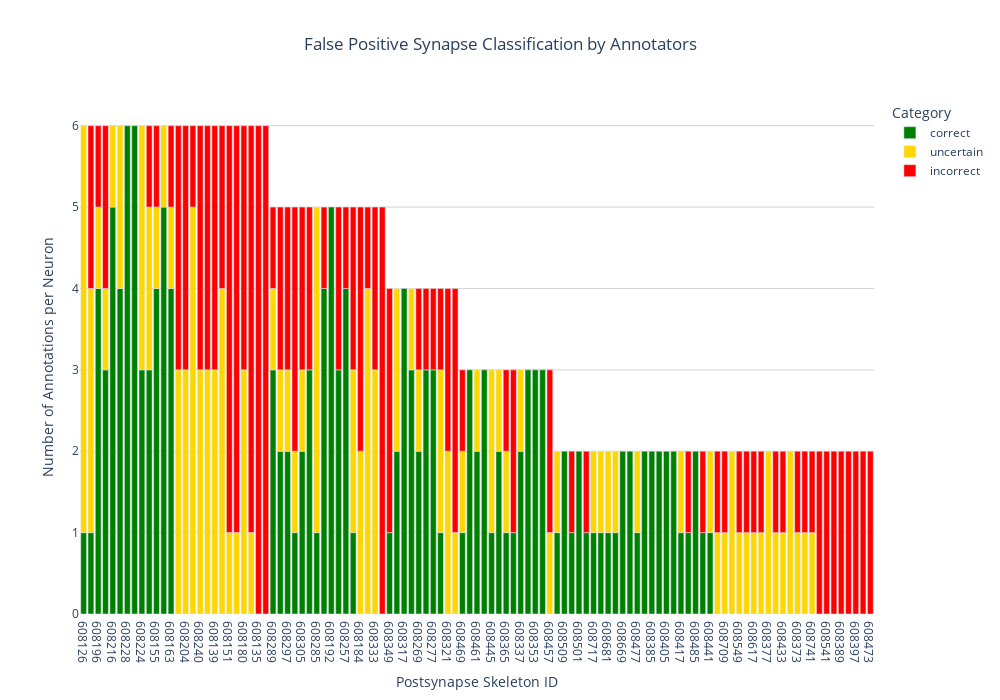

Here is the notebook cell this chart was saved with:
### Code cell
import pandas as pd
import plotly.express as px


# Convert to DataFrame
df = pd.read_csv('~/Documents/CATMAID/pymaid/9_analysisfromproofread/octo_cube2/classificationocto2.csv')
annotators = df.columns[1:-1].tolist()

# Remove rows where 'annotations_per_neuron' is less than 1
df_filtered = df[df["annotations_per_neuron"] >= 2]

# Sort by 'annotations_per_neuron' in descending order
df_filtered = df_filtered.sort_values(by="annotations_per_neuron", ascending=False)

# Extract annotators (excluding 'skeleton_id' and 'annotations_per_neuron')
annotators = df_filtered.columns[1:-1].tolist()

# Transform data for visualization
df_melted = df_filtered.melt(id_vars=["skeleton_id", "annotations_per_neuron"], 
                             value_vars=annotators, 
                             var_name="Annotator", 
                             value_name="Category")

# Group by skeleton_id and category to count occurrences and aggregate annotators
df_summary = df_melted.groupby(["skeleton_id", "Category"]).agg(
    Annotation=("Category", "count"),  # Count occurrences
    Annotators=("Annotator", lambda x: ", ".join(sorted(x)))  # List annotators
).reset_index()

# Merge to keep annotations per neuron
df_summary = df_summary.merge(df_filtered[["skeleton_id", "annotations_per_neuron"]].drop_duplicates(), on="skeleton_id")

# **NEW FIX**: Ensure skeleton_id is sorted by annotations_per_neuron before plotting
df_summary = df_summary.sort_values(by="annotations_per_neuron", ascending=False)

# Plot with Plotly Express, adding hover text with annotators
fig = px.bar(df_summary, 
             x="skeleton_id", 
             y="Annotation", 
             color="Category",
             title="False Positive Synapse Classification by Annotators",
             color_discrete_map={"correct": "green", "uncertain": "gold", "incorrect": "red"},
             hover_data={"Annotators": True, "annotations_per_neuron": True})

# Update layout
fig.update_layout(
    width=1000, 
    height=700,
    title={
        'text': 'False Positive Synapse Classification by Annotators',
        'x': 0.5,
        'xanchor': 'center'
    },
    yaxis=dict(
        title="Number of Annotations per Neuron",
        showgrid=True,
        gridcolor='lightgray',
        gridwidth=1
    ),
    xaxis=dict(
        title="Postsynapse Skeleton ID",
        categoryorder="total descending"  
    ),
    plot_bgcolor='white'
)

# Show figure
fig.show()
fig.write_html("annotations_plot.html")

### Figure 1 — Plotly figure (JSON) as saved in the notebook; plotly's stock layout.template omitted (floating-point values rounded to 4 significant figures; data arrays with more than 128 entries replaced by an {"elided": "..."} marker saying what was removed)
{"data": [{"alignmentgroup": "True", "customdata": {"elided": "67x2 mixed values"}, "hovertemplate": "Category=correct<br>skeleton_id=%{x}<br>Annotation=%{y}<br>Annotators=%{customdata[0]}<br>annotations_per_neuron=%{customdata[1]}<extra></extra>", "legendgroup": "correct", "marker": {"color": "green", "pattern": {"shape": ""}}, "name": "correct", "offsetgroup": "correct", "orientation": "v", "showlegend": true, "textposition": "auto", "type": "bar", "x": ["608126", "608188", "608196", "608208", "608216", "608220", "608228", "608232", "608224", "608159", "608155", "608131", "608163", "608289", "608293", "608297", "608301", "608305", "608329", "608285", "608261", "608192", "608249", "608257", "608265", "608349", "608341", "608317", "608325", "608269", "608273", "608277", "608281", "608469", "608465", "608461", "608453", "608445", "608357", "608365", "608369", "608337", "608345", "608353", "608361", "608537", "608509", "608505", "608501", "608497", "608717", "608697", "608681", "608673", "608669", "608561", "608477", "608381", "608385", "608401", "608405", "608409", "608417", "608425", "608485", "608437", "608441"], "xaxis": "x", "y": [1, 1, 4, 3, 5, 4, 6, 6, 3, 3, 4, 5, 4, 3, 2, 2, 1, 2, 3, 1, 4, 5, 3, 4, 1, 1, 2, 4, 3, 2, 3, 3, 1, 1, 3, 2, 3, 1, 2, 1, 1, 2, 3, 3, 3, 1, 2, 1, 2, 1, 1, 1, 1, 1, 2, 2, 1, 2, 2, 2, 2, 2, 1, 1, 2, 1, 1], "yaxis": "y"}, {"alignmentgroup": "True", "customdata": {"elided": "67x2 mixed values"}, "hovertemplate": "Category=uncertain<br>skeleton_id=%{x}<br>Annotation=%{y}<br>Annotators=%{customdata[0]}<br>annotations_per_neuron=%{customdata[1]}<extra></extra>", "legendgroup": "uncertain", "marker": {"color": "gold", "pattern": {"shape": ""}}, "name": "uncertain", "offsetgroup": "uncertain", "orientation": "v", "showlegend": true, "textposition": "auto", "type": "bar", "x": ["608188", "608196", "608200", "608204", "608208", "608212", "608216", "608220", "608224", "608240", "608244", "608126", "608131", "608139", "608147", "608151", "608155", "608159", "608171", "608180", "608176", "608163", "608285", "608289", "608293", "608184", "608297", "608301", "608305", "608253", "608265", "608333", "608325", "608341", "608321", "608313", "608269", "608281", "608469", "608461", "608457", "608445", "608365", "608337", "608357", "608489", "608537", "608681", "608717", "608709", "608697", "608685", "608549", "608677", "608673", "608617", "608421", "608377", "608413", "608417", "608433", "608441", "608449", "608373", "608477", "608481", "608741"], "xaxis": "x", "y": [3, 1, 3, 3, 1, 5, 1, 2, 3, 3, 3, 5, 1, 3, 4, 1, 1, 2, 1, 3, 1, 1, 4, 1, 1, 2, 1, 1, 1, 4, 2, 3, 1, 2, 2, 1, 1, 2, 1, 1, 1, 2, 1, 1, 1, 1, 1, 1, 1, 1, 1, 2, 1, 1, 1, 1, 1, 2, 1, 1, 1, 1, 2, 1, 1, 1, 1], "yaxis": "y"}, {"alignmentgroup": "True", "customdata": {"elided": "67x2 mixed values"}, "hovertemplate": "Category=incorrect<br>skeleton_id=%{x}<br>Annotation=%{y}<br>Annotators=%{customdata[0]}<br>annotations_per_neuron=%{customdata[1]}<extra></extra>", "legendgroup": "incorrect", "marker": {"color": "red", "pattern": {"shape": ""}}, "name": "incorrect", "offsetgroup": "incorrect", "orientation": "v", "showlegend": true, "textposition": "auto", "type": "bar", "x": ["608196", "608200", "608204", "608208", "608212", "608240", "608244", "608188", "608147", "608159", "608135", "608139", "608143", "608151", "608155", "608180", "608176", "608171", "608163", "608297", "608289", "608293", "608301", "608305", "608309", "608329", "608261", "608249", "608253", "608257", "608184", "608265", "608333", "608349", "608321", "608273", "608313", "608269", "608277", "608281", "608469", "608369", "608457", "608365", "608529", "608373", "608505", "608497", "608541", "608549", "608741", "608709", "608677", "608617", "608493", "608489", "608389", "608393", "608397", "608413", "608421", "608425", "608429", "608433", "608437", "608473", "608481"], "xaxis": "x", "y": [1, 3, 3, 2, 1, 3, 3, 2, 2, 1, 6, 3, 6, 5, 1, 3, 5, 5, 1, 2, 1, 2, 3, 2, 5, 2, 1, 2, 1, 1, 3, 2, 2, 3, 2, 1, 3, 1, 1, 1, 1, 2, 2, 1, 2, 1, 1, 1, 2, 1, 1, 1, 1, 1, 2, 1, 2, 2, 2, 1, 1, 1, 2, 1, 1, 2, 1], "yaxis": "y"}], "layout": {"barmode": "relative", "height": 700, "legend": {"title": {"text": "Category"}, "tracegroupgap": 0}, "plot_bgcolor": "white", "title": {"text": "False Positive Synapse Classification by Annotators", "x": 0.5, "xanchor": "center"}, "width": 1000, "xaxis": {"anchor": "y", "autorange": true, "categoryorder": "total descending", "domain": [0, 1], "range": [-0.5, 108.5], "title": {"text": "Postsynapse Skeleton ID"}, "type": "category"}, "yaxis": {"anchor": "x", "autorange": true, "domain": [0, 1], "gridcolor": "lightgray", "gridwidth": 1, "range": [0, 6.316], "showgrid": true, "title": {"text": "Number of Annotations per Neuron"}, "type": "linear"}}}
